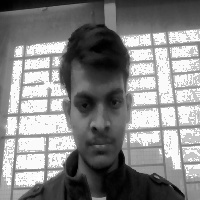
#> input picture backend/data/faces/1_0.jpg, 200 x 200 px, given in place of the camera
$ python capture_faces.py
#> lines starting #> are read from the running program, lines starting #| are printed output that depends on the picture
"""
Face Dataset Capture Script
============================
Captures face images for training the attendance system.

Usage:
    python capture_faces.py

Instructions:
    1. Enter the person's name when prompted
    2. Press SPACE to capture an image
    3. Press Q to quit and save

Images are saved to: _data-face/{person_name}/1.jpg, 2.jpg, 3.jpg, etc.
"""

import cv2
import os
import sys
import traceback
from pathlib import Path


def get_next_image_number(folder_path: Path) -> int:
    """Get the next available image number in the folder.

    Supports common image extensions and ignores non-numeric filenames.
    """
    exts = ("*.jpg", "*.jpeg", "*.png")
    existing = []
    for ext in exts:
        existing.extend(folder_path.glob(ext))

    if not existing:
        return 1

    numbers = []
    for f in existing:
        try:
            num = int(f.stem)
            numbers.append(num)
        except ValueError:
            continue

    return max(numbers, default=0) + 1


def main():
    # Get the data folder path (same directory as this script)
    script_dir = Path(__file__).parent
    data_folder = script_dir / "_data-face"

    # Ensure data folder exists
    data_folder.mkdir(parents=True, exist_ok=True)

    # Get person name
    print("\n" + "="*50)
    print("  FACE DATASET CAPTURE TOOL")
    print("="*50)
    print("\nExisting people in dataset:")

    existing_people = [d.name for d in data_folder.iterdir() if d.is_dir() and not d.name.startswith("unknown")]
    if existing_people:
        for person in sorted(existing_people):
            count = len(list((data_folder / person).glob("*.jpg")))
            print(f"  - {person} ({count} images)")
    else:
        print("  (none)")

    print("\n" + "-"*50)
    person_name = input("Enter person's name: ").strip()
#> the answer given: ../data/faces/1_0.jpg

    if not person_name:
        print("Error: Name cannot be empty!")
        return

    # Create person folder (ensure parents)
    person_folder = data_folder / person_name
    person_folder.mkdir(parents=True, exist_ok=True)

    # Get starting image number
    image_number = get_next_image_number(person_folder)

    print(f"\nSaving images to: {person_folder}")
    print(f"Starting from image #{image_number}")
    print("\n" + "-"*50)
    print("Controls:")
    print("  SPACE - Capture image")
    print("  Q     - Quit")
    print("-"*50 + "\n")

    # Initialize webcam (try DirectShow on Windows for better compatibility)
    try:
        cap = cv2.VideoCapture(0, cv2.CAP_DSHOW)
    except Exception:
        cap = cv2.VideoCapture(0)

    if not cap.isOpened():
        print("Error: Could not open webcam!")
        return

    # Set camera resolution
    cap.set(cv2.CAP_PROP_FRAME_WIDTH, 1280)
    cap.set(cv2.CAP_PROP_FRAME_HEIGHT, 720)

    # Load face detector for preview
    cascade_path = cv2.data.haarcascades + 'haarcascade_frontalface_default.xml'
    face_cascade = cv2.CascadeClassifier(cascade_path)

    captured_count = 0

    print("Camera ready! Position your face and press SPACE to capture.")

    while True:
        ret, frame = cap.read()
#> frame is the input picture: shape (200, 200, 3); min 0, max 255, mean 134.4
        if not ret:
            print("Error: Failed to read frame!")
            break

        # Mirror the frame for natural viewing
        display_frame = cv2.flip(frame, 1)
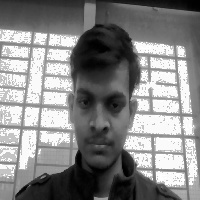
#> display_frame: shape (200, 200, 3); min 0, max 255, mean 134.4

        # Detect faces for preview
        gray = cv2.cvtColor(display_frame, cv2.COLOR_BGR2GRAY)
        faces = face_cascade.detectMultiScale(gray, 1.1, 5, minSize=(100, 100))
#> faces = ()

        # Draw face rectangles
        for (x, y, w, h) in faces:
            cv2.rectangle(display_frame, (x, y), (x+w, y+h), (0, 255, 0), 2)
#> this loop made 0 passes

        # Draw info overlay
        cv2.putText(display_frame, f"Person: {person_name}", (10, 30),
                    cv2.FONT_HERSHEY_SIMPLEX, 0.7, (255, 255, 255), 2)
        cv2.putText(display_frame, f"Captured: {captured_count}", (10, 60),
                    cv2.FONT_HERSHEY_SIMPLEX, 0.7, (0, 255, 0), 2)
        cv2.putText(display_frame, "SPACE: Capture | Q: Quit", (10, display_frame.shape[0] - 20),
                    cv2.FONT_HERSHEY_SIMPLEX, 0.6, (200, 200, 200), 1)

        # Face detection status
        if len(faces) == 0:
            cv2.putText(display_frame, "No face detected", (10, 90),
                        cv2.FONT_HERSHEY_SIMPLEX, 0.6, (0, 0, 255), 2)
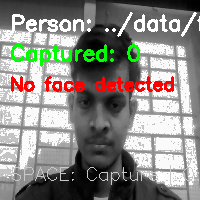
#> display_frame: shape (200, 200, 3); mean B, G, R 132.1, 137.7, 139.3
        elif len(faces) == 1:
            cv2.putText(display_frame, "Face detected - Ready!", (10, 90),
                        cv2.FONT_HERSHEY_SIMPLEX, 0.6, (0, 255, 0), 2)
        else:
            cv2.putText(display_frame, f"Multiple faces ({len(faces)})", (10, 90),
                        cv2.FONT_HERSHEY_SIMPLEX, 0.6, (0, 165, 255), 2)

        # Show frame
        cv2.imshow("Face Capture", display_frame)

        # Handle key presses
        key = cv2.waitKey(1) & 0xFF
#> (key q is pressed here)

        if key == ord(' '):  # SPACE - capture
            # Save a flipped copy of the original frame so saved image matches preview
            save_frame = cv2.flip(frame, 1)
            filename = person_folder / f"{image_number}.jpg"

            try:
                success = cv2.imwrite(str(filename), save_frame)
            except Exception as e:
                success = False
                print(f"  ✗ Exception while saving: {e}")
                traceback.print_exc()

            if success:
                print(f"  ✓ Captured: {filename.name}")
                captured_count += 1
                image_number += 1
            else:
                print(f"  ✗ Failed to save image to: {filename}")
                # Attempt a fallback write using imencode
                try:
                    ret, buf = cv2.imencode('.jpg', save_frame)
                    if ret:
                        with open(filename, 'wb') as f:
                            f.write(buf.tobytes())
                        print(f"  ✓ Saved via fallback: {filename.name}")
                        captured_count += 1
                        image_number += 1
                    else:
                        print("  ✗ cv2.imencode failed — check write permissions and available disk space")
                except Exception as e:
                    print(f"  ✗ Fallback save exception: {e}")
                    traceback.print_exc()

            # Flash effect
            flash = display_frame.copy()
            cv2.rectangle(flash, (0, 0), (flash.shape[1], flash.shape[0]), (255, 255, 255), -1)
            cv2.addWeighted(flash, 0.3, display_frame, 0.7, 0, display_frame)
            cv2.imshow("Face Capture", display_frame)
            cv2.waitKey(100)

        elif key == ord('q') or key == ord('Q'):  # Q - quit
            break

    # Cleanup
    cap.release()
    cv2.destroyAllWindows()

    # Summary
    print("\n" + "="*50)
    print("  CAPTURE COMPLETE")
    print("="*50)
    print(f"  Person: {person_name}")
    print(f"  Images captured this session: {captured_count}")
    print(f"  Total images in folder: {len(list(person_folder.glob('*.jpg')))}")
    print(f"  Saved to: {person_folder}")
    print("="*50 + "\n")


if __name__ == "__main__":
    main()
